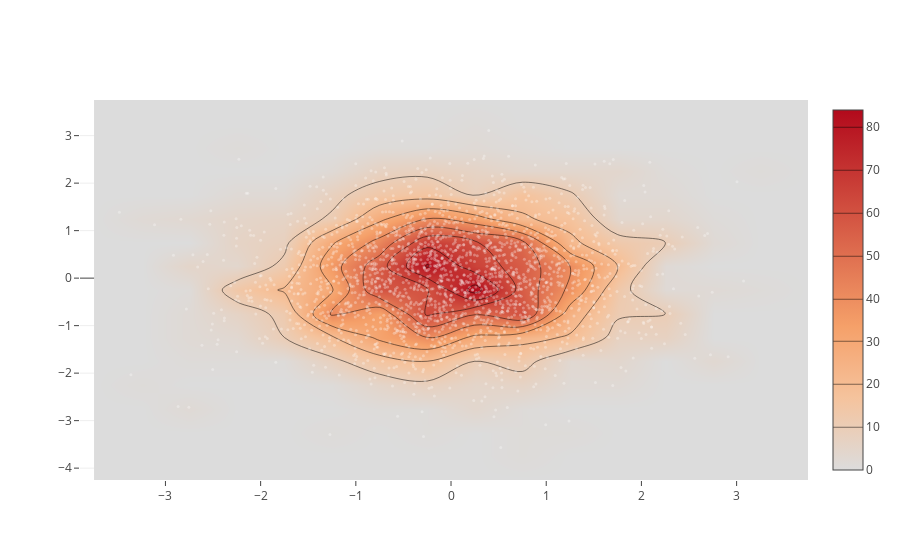

Source (notebook cell):
### Code cell
import plotly.graph_objs as go
import numpy as np

x = np.random.randn(2000)
y = np.random.randn(2000)
iplot([go.Histogram2dContour(x=x, y=y, contours=dict(coloring='heatmap')),
       go.Scatter(x=x, y=y, mode='markers', marker=dict(color='white', size=3, opacity=0.3))], show_link=False)

### Figure 1 — Plotly figure (JSON) as saved in the notebook; plotly's stock layout.template omitted (floating-point values rounded to 4 significant figures; data arrays with more than 128 entries replaced by an {"elided": "..."} marker saying what was removed)
{"data": [{"contours": {"coloring": "heatmap"}, "type": "histogram2dcontour", "uid": "76397374-df8b-431b-a749-7562dc39b8c4", "x": {"elided": "2000 float values"}, "y": {"elided": "2000 float values"}}, {"marker": {"color": "white", "opacity": 0.3, "size": 3}, "mode": "markers", "type": "scatter", "uid": "4e98fc97-36ca-447e-b74f-0bcc07c4f1be", "x": {"elided": "2000 float values"}, "y": {"elided": "2000 float values"}}], "layout": {}}
